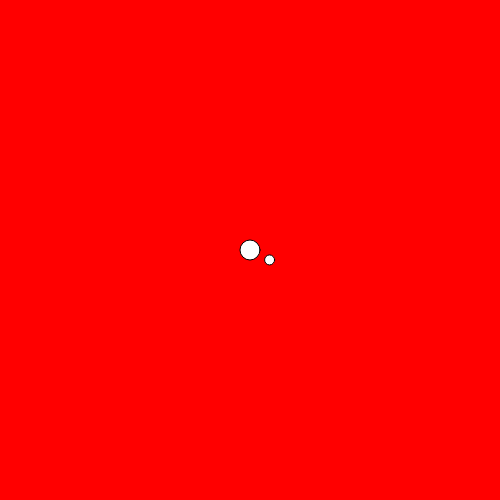
Frame 1 (no input)
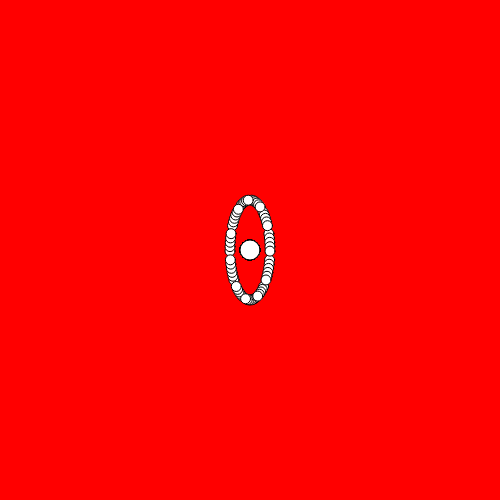
Frame 60 (no input)
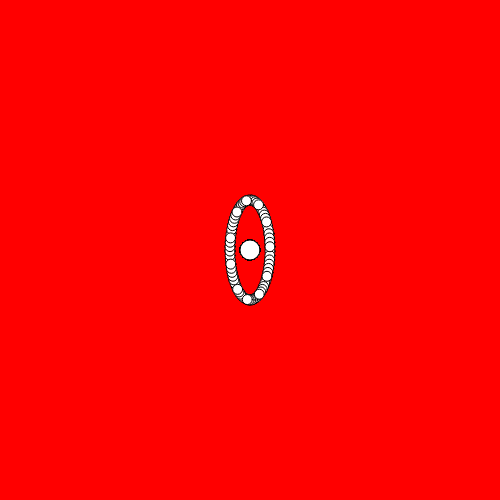
Frame 120 (the mouse pressed at the canvas centre since frame 60)

The p5.js sketch that drew these frames (run headless with seeded random() and noise() and a simulated clock; from frame 60 on, the mouse is pressed at the canvas centre):

// p5.js sketch
// ── sketch.js
var x,y;
var m;
var r1, r2;
r1=20;
r2=50;
m=0.2;
function setup()
{
 createCanvas(500,500);
 background(255,0,0);


}

function draw()
{
  ellipse(250,250,20,20);

  x = 250 + r1 * cos(m);
  y = 250 + r2 * sin(m);
  m = m+20;

  ellipse(x,y,10,10);

}
